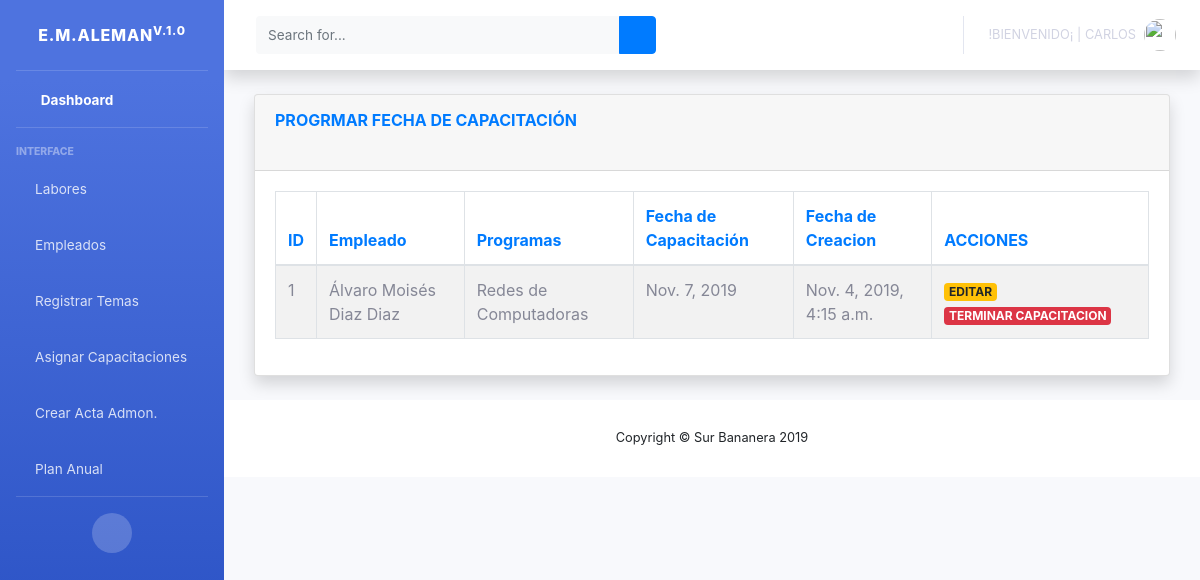
The page /bananera/listaAsignacion (signed in) on the database as committed earlier.
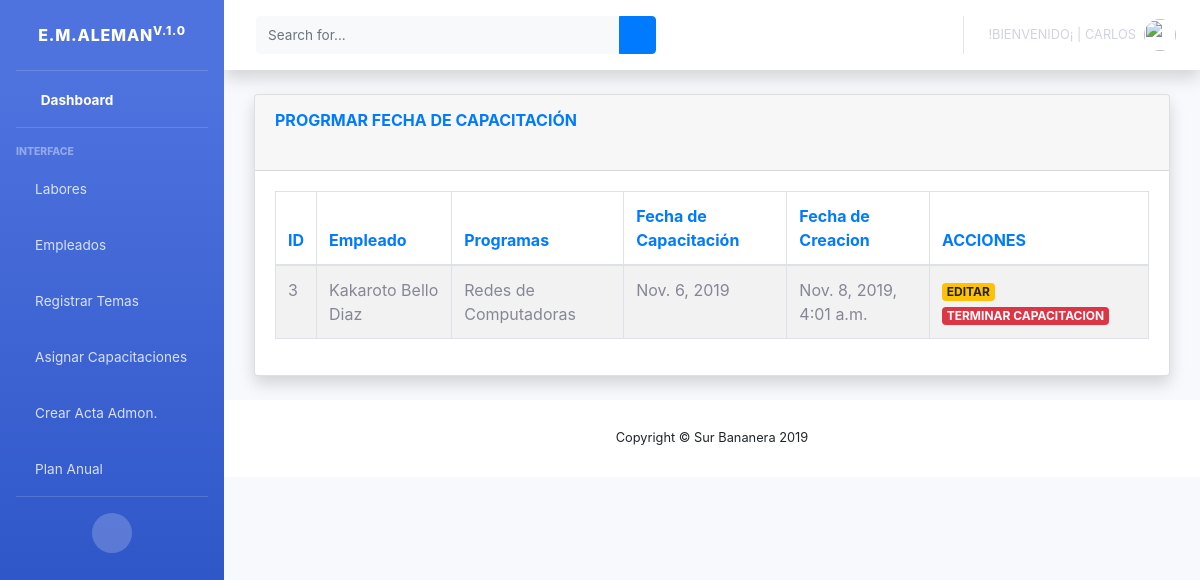
The same page on the database as committed later.
### surBananas/models.py (models this page shows)
class capacitacion(models.Model):
    nombreCapacitacion = models.CharField(max_length=200, blank=True, null=True)
    empleado = models.ForeignKey(empleados, on_delete=models.CASCADE)
    programas = models.ForeignKey(programasCapacitacion, on_delete=models.CASCADE)
    fechaCapacitacion = models.DateField(auto_now=False, blank=True, null=True)
    status = models.BooleanField('Estado', default=True)
    capacitacionTeminada = models.BooleanField('Capacitado', default=True)
    created_at = models.DateTimeField(auto_now_add=True, blank=True, null=True)

class empleados(models.Model):
    choice_fase ={('', 'Areas'),('Area 1','Area 1'),('Area 2','Area 2'),('Area 3','Area 3'),('Area 4','Area 4'),('Area 5','Area 5'),('Unidad de Empaque','Unidad de Empaque'),('Unidad de Producción','Unidad de Producción'),('Nutricion','Nutricion'),('Riego','Riego'),('Moko','Moko'),('Sigatoka','Sigatoka'), ('Seguridad','Seguridad'),('Otros','Otros')}
    fase = models.CharField(choices=choice_fase, default='', max_length=20, blank=True, null=True)
    codigoEmpleado = models.CharField(max_length=100, unique=True, primary_key=True)
    nombres = models.CharField(max_length=30, blank=True, null=True)
    apellidoPaterno = models.CharField(max_length=30, blank=True, null=True)
    apellidoMaterno = models.CharField(max_length=30, blank=True, null=True)
    edad = models.IntegerField(blank=True, null=True)
    fechaNacimiento = models.DateField(auto_now=False, blank=True, null=True)
    numeroSeguroSocial = models.CharField(max_length=100, blank=True, null=True)
    curp = models.CharField(max_length=20, blank=True, null=True)
    rfc = models.CharField(max_length=20, blank=True, null=True)
    estadoCivil = models.CharField(max_length=20, blank=True, null=True)
    nacionalidad = models.CharField(max_length=100,blank=True, null=False)
    telefono = models.IntegerField(max_length=20, blank=True, null=True)
    celular = models.IntegerField(max_length=20, blank=True, null=True)
    correoElectronico = models.EmailField(max_length=100, blank=True, null=True)
    direccion = models.CharField(max_length=200, blank=True, null=True)
    ciudad = models.CharField(max_length=200, blank=True, null=True)
    colonia = models.CharField(max_length=200, blank=True, null=True)
    codigoPostal = models.IntegerField(max_length=20, blank=True, null=True)
    estado = models.CharField(max_length=20, blank=True, null=True)
    imagen = models.ImageField(upload_to="fotos/", blank=True, null=True)
    area = models.ForeignKey(areas, on_delete=models.CASCADE)
    status = models.BooleanField('¡Dar de baja!', default= True)
    fechaEliminacion = models.DateField(auto_now=False, blank=True, null=True)
    motivoEliminacion = models.CharField(max_length=500, blank=True, null=True)
    created_at = models.DateTimeField(auto_now_add=True, blank=True, null=True)
    def __str__(self):
        if self.nombres == None:
            return "----------"
        return self.nombres

class programasCapacitacion(models.Model):
    temaCapacitacion = models.TextField(max_length=50, blank=True, null=True)
    descripcionCapacitacion = models.TextField(max_length=100, blank=True, null=True)
    tipoCapacitacion = models.TextField(max_length=50, blank=True, null=True)
    status = models.BooleanField('Estado', default=True)
    created_at = models.DateTimeField(auto_now_add=True)
    def __str__(self):
        if self.temaCapacitacion == None:
            return "----------"
        return self.temaCapacitacion

### surBananas/views.py (the view)
# urls.py: path('listaAsignacion', login_required(views.ListaAsignacion.as_view()), name = 'listaAsignacion'),
class ListaAsignacion(ListView):
    model = capacitacion
    template_name = 'capacitacionEmpleado.html'
    context_object_name = 'listaCapacitacion'
    queryset = capacitacion.objects.filter(status=True)

### surBananas/templates/capacitacionEmpleado.html (shortened to what this page needs)
{% extends 'indexAdmin.html' %}
{% block contenido %}
    <div class="container-fluid">
        <div class="card shadow mb-4">
            <div class="card-header py-3">
                <h6 class="m-0 font-weight-bold text-primary">PROGRMAR FECHA DE CAPACITACIÓN</h6><br>
            </div>
            <div class="card-body">
                <div class="table-responsive">
                    {% if listaCapacitacion %}
                        <table id="dataTable" class="table table-striped table-bordered nowrap" style="width:100%">
                            <thead class=" text-primary">
                            <th>ID</th>
                            <th>Empleado</th>
                            <th>Programas</th>
                            <th>Fecha de Capacitación</th>
                            <th>Fecha de Creacion</th>
                            <th>ACCIONES</th>
                            </thead>
                            <tbody id="demo-info">
                            {% for c in listaCapacitacion %}
                                <tr>
                                    <td> {{ c.id }} </td>
                                    <td> {{ c.empleado}} {{ c.empleado.apellidoPaterno }} {{ c.empleado.apellidoMaterno }}</td>
                                    <td> {{ c.programas}} </td>
                                    <td> {{ c.fechaCapacitacion }} </td>
                                    <td> {{ c.created_at }} </td>
                                    <td>
                                        <a href="{% url 'editarAsignacion' c.id %}" class="badge badge-warning">EDITAR</a>
                                        <a href="{% url 'eliminarAsignacion' c.id %}" class="badge badge-danger">TERMINAR CAPACITACION</a>
                                    </td>
                                </tr>
                            {% endfor %}
                            </tbody>
                        </table>
                    {% else %}
                        <h1>NOT FOUND</h1>
                        </div>
                    {% endif %}
            </div>
        </div>
    </div>
    </html>
{% endblock contenido %}

Rows that differ between the two databases and show on the page:
no longer on this page (row edited): capacitacion: id "1", empleado "Álvaro Moisés", empleado.apellidoPaterno "Diaz", empleado.apellidoMaterno "Diaz", programas "Redes de Computadoras", fechaCapacitacion "Nov. 7, 2019", created_at "Nov. 4, 2019, 4:15 a.m."
added capacitacion: id "3", empleado "Kakaroto", empleado.apellidoPaterno "Bello", empleado.apellidoMaterno "Diaz", programas "Redes de Computadoras", fechaCapacitacion "Nov. 6, 2019", created_at "Nov. 8, 2019, 4:01 a.m."
